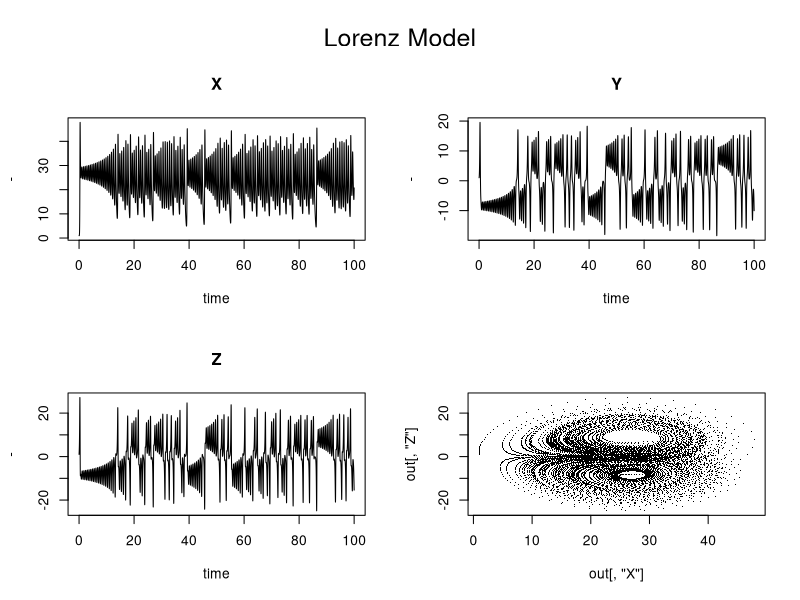

Write R code to recreate this figure.
library(deSolve)

## Lorenz model

parameters <- c(a = -8/3, b = -10, c = 28)
state <- c(X = 1, Y = 1, Z = 1)

Lorenz <- function(t, state, parameters) {
    with(as.list(c(state, parameters)), {
        dX <- a*X + Y*Z
        dY <- b*(Y - Z)
        dZ <- -X*Y + c*Y - Z

        list(c(dX, dY, dZ))
    })
}

times <- seq(0, 100, by = 0.01)

out <- deSolve::ode(y = state, times = times, func = Lorenz, parms = parameters)

head(out)

par(oma = c(0, 0, 3, 0))
plot(out, xlab = "time", ylab = "-")
plot(out[, "X"], out[, "Z"], pch = ".")
mtext(outer = TRUE, side = 3, "Lorenz Model", cex = 1.5)
